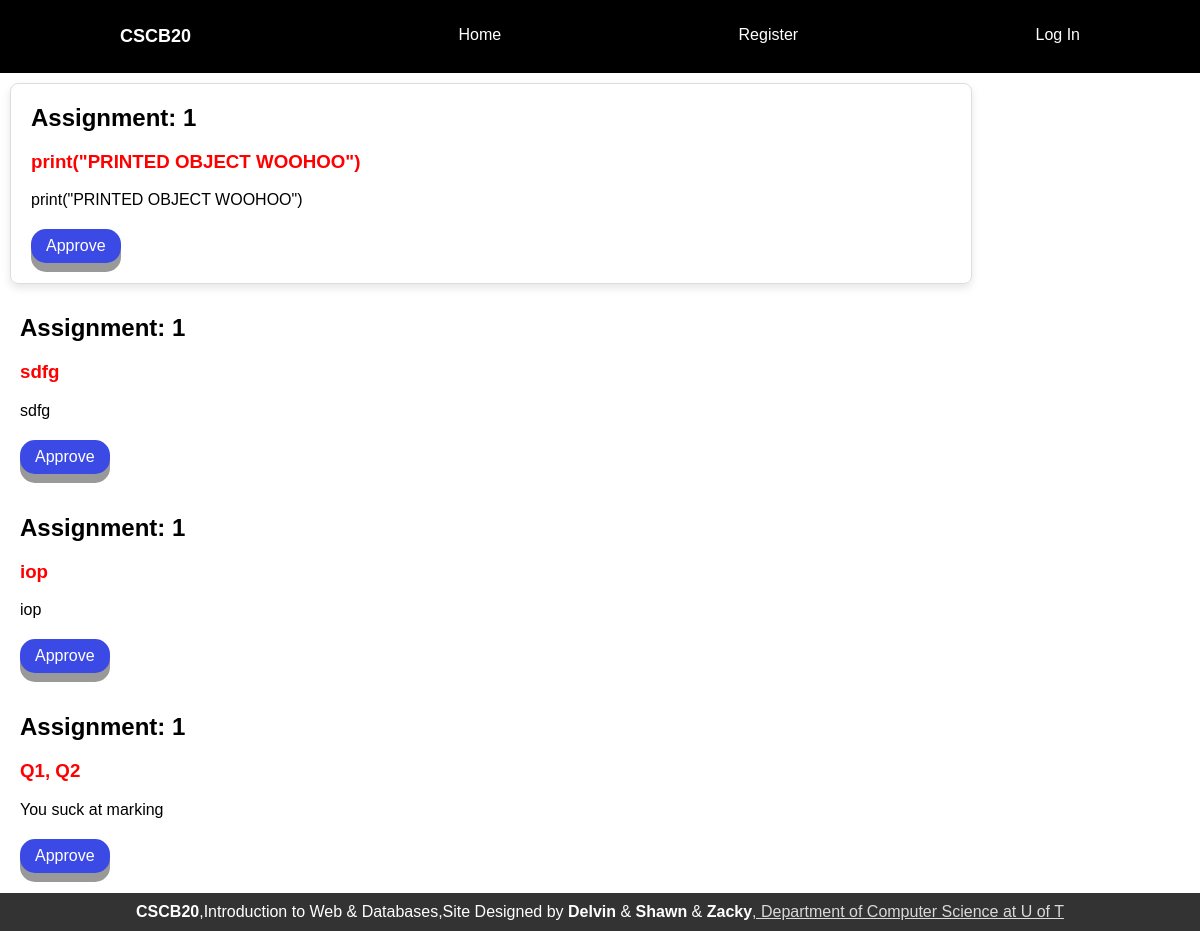
The app's page /regrade/instructor with its own data.
### app.py (models this page shows)
class Regrade_request(db.Model):
    __tablename__ = 'Regrade'
    id=db.Column(db.Integer, primary_key=True)
    person_id = db.Column(db.Integer, db.ForeignKey('Person.id'), nullable=False)
    assignment_id = db.Column(db.Integer, db.ForeignKey('Assignment.id'), nullable=False)
    title = db.Column(db.String(200), unique=False, nullable=False)
    content = db.Column(db.String(2000), unique=False, nullable=False)
    approved = db.Column(db.Boolean, default = False)

### app.py (the view)
@app.route('/regrade/instructor')
def regrade_instructor():
    regradeQuery = getRegrade()
    return render_template('instructor_regrade.html', all_regrades = regradeQuery)

### app.py (called while the page is built)
def getRegrade():
    all_regrades = Regrade_request.query.all()
    return all_regrades

### templates/instructor_regrade.html
{% extends "layout.html" %}
{% block content %}
<div class="card">
    {% for regrade in all_regrades %}
    <div class="card-content">
      <h2>Assignment: {{regrade.assignment_id}}</h2>
      <h3 style="color: red;">{{regrade.title}}</h3>
      <p>{{regrade.content}}</p>
      <a href="" class="button">Approve</a>
    </div>
  </div>
    {% endfor %}
  {% endblock content%}

### static/css/style.css (style rules this page uses)
body { font-family: Arial, sans-serif; margin: 0; padding: 0; }
.card { width: 80vw; border: 1px solid #ddd; border-radius: 8px; overflow: hidden; box-shadow: 0 4px 8px rgba(0, 0, 0, 0.1); margin: 10px; }
.card-content { padding: 20px; }
.card-content h2 { margin-top: 0; margin-bottom: 10px; }
.card-content p { margin-bottom: 20px; }
.button { display: inline-block; padding: 8px 15px; font-size: 16px; cursor: pointer; text-align: center; text-decoration: none; outline: none; color: #fff; background-color: #3c4ae5; border: none; border-radius: 15px; box-shadow: 0 9px #999; }

### records on screen
Regrade_request: assignment_id "1", title "print(\"PRINTED OBJECT WOOHOO\")", content "print(\"PRINTED OBJECT WOOHOO\")"
Regrade_request: assignment_id "1", title "sdfg", content "sdfg"
Regrade_request: assignment_id "1", title "iop", content "iop"
Regrade_request: assignment_id "1", title "Q1, Q2", content "You suck at marking"
